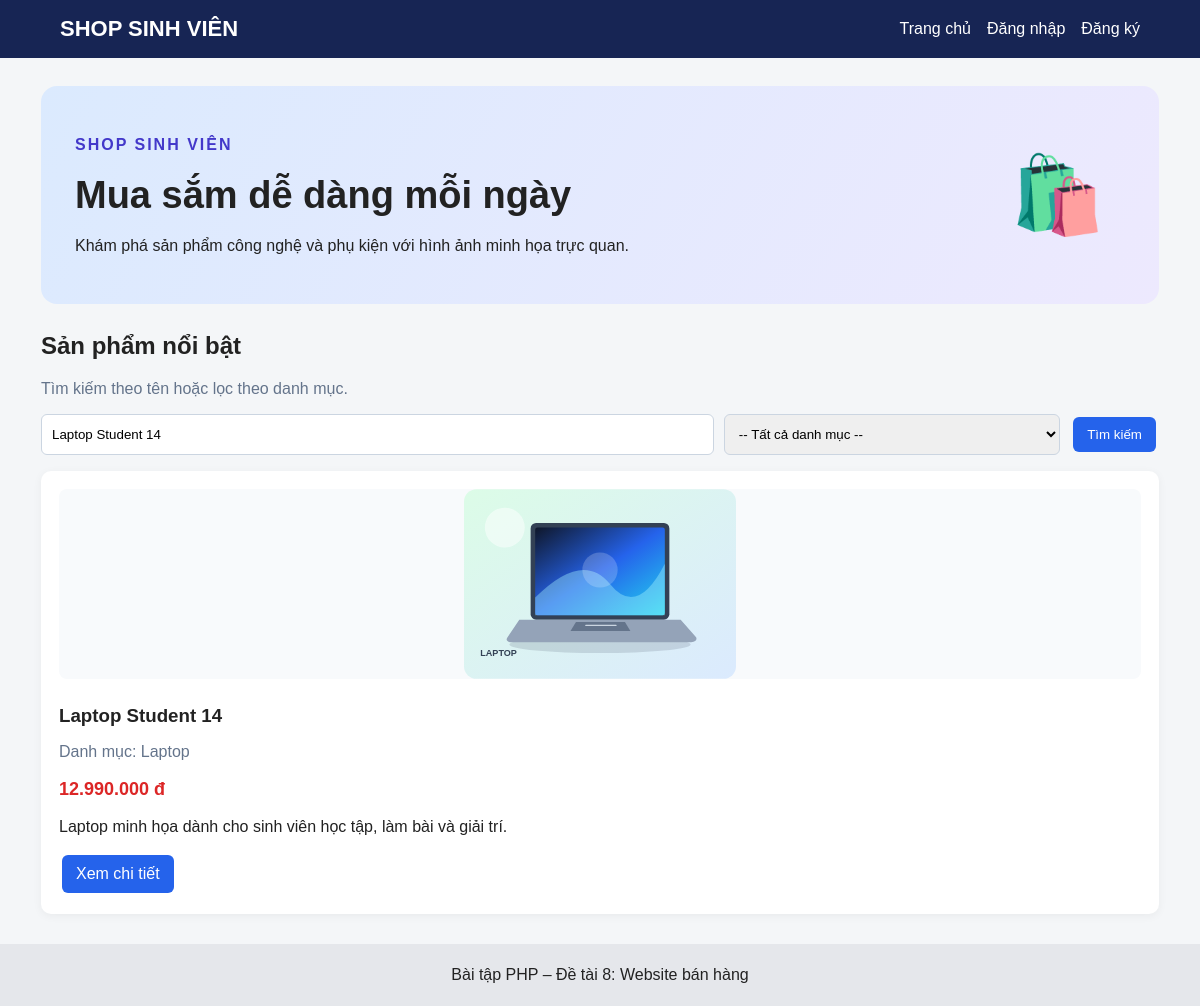
Screenshot of /index.php?keyword=Laptop Student 14 with the database file from the repository.
### tables this page shows
CREATE TABLE IF NOT EXISTS products (
 id INT AUTO_INCREMENT PRIMARY KEY,
 name VARCHAR(200) NOT NULL,
 description TEXT,
 price DECIMAL(12,2) NOT NULL DEFAULT 0,
 image VARCHAR(255) DEFAULT '',
 category_id INT NOT NULL,
 created_at TIMESTAMP DEFAULT CURRENT_TIMESTAMP,
 FOREIGN KEY (category_id) REFERENCES categories(id) ON DELETE CASCADE
);

CREATE TABLE IF NOT EXISTS categories (
 id INT AUTO_INCREMENT PRIMARY KEY,
 name VARCHAR(100) NOT NULL
);

### index.php (the view, shortened to what this page needs)
<?php
require_once __DIR__ . '/config/database.php';
require_once __DIR__ . '/includes/header.php';
$sql = "SELECT p.*, c.name AS category_name FROM products p JOIN categories c ON p.category_id=c.id WHERE 1=1";
$params = [];
if (!empty($_GET['keyword'])) { $sql .= " AND p.name LIKE ?"; $params[] = '%' . trim($_GET['keyword']) . '%'; }
$sql .= " ORDER BY p.id DESC";
$stmt = $conn->prepare($sql); $stmt->execute($params); $products = $stmt->fetchAll();
?>
<section class="hero"><div><p class="eyebrow">SHOP SINH VIÊN</p><h1>Mua sắm dễ dàng mỗi ngày</h1><p>Khám phá sản phẩm công nghệ và phụ kiện với hình ảnh minh họa trực quan.</p></div><div class="hero-icon">🛍️</div></section><h2>Sản phẩm nổi bật</h2><p class="muted">Tìm kiếm theo tên hoặc lọc theo danh mục.</p>
<form class="search" method="get"><input type="text" name="keyword" placeholder="Nhập tên sản phẩm..." value="<?= htmlspecialchars($_GET['keyword'] ?? '') ?>"><select name="category_id"><option value="">-- Tất cả danh mục --</option></select><button class="btn" type="submit">Tìm kiếm</button></form>
<div class="products"><?php if (!$products): ?><p>Không tìm thấy sản phẩm phù hợp.</p><?php endif; ?><?php foreach ($products as $p): ?><article class="product"><img class="product-image" src="<?= htmlspecialchars($p['image'] ?: 'assets/images/phone.svg') ?>" alt="<?= htmlspecialchars($p['name']) ?>" onerror="this.onerror=null;this.src='assets/images/phone.svg'"><h3><?= htmlspecialchars($p['name']) ?></h3><p class="muted">Danh mục: <?= htmlspecialchars($p['category_name']) ?></p><p class="price"><?= number_format($p['price'], 0, ',', '.') ?> đ</p><p><?= nl2br(htmlspecialchars($p['description'] ?? '')) ?></p><a class="btn" href="product.php?id=<?= $p['id'] ?>">Xem chi tiết</a></article><?php endforeach; ?></div>
<?php require_once __DIR__ . '/includes/footer.php'; ?>

### assets/style.css (style rules this page uses)
* { box-sizing:border-box }
body { margin:0;font-family:Arial,sans-serif;background:#f4f6f8;color:#222 }
.form-box input,.form-box textarea,.form-box select,.search input,.search select { width:100%;padding:10px;border:1px solid #cbd5e1;border-radius:6px }
.btn { display:inline-block;border:0;border-radius:6px;padding:10px 14px;background:#2563eb;color:white;text-decoration:none;cursor:pointer;margin:3px }
.search { display:grid;grid-template-columns:2fr 1fr auto;gap:10px;margin:16px 0 }
.products { display:grid;grid-template-columns:repeat(auto-fit,minmax(220px,1fr));gap:18px }
.product { background:white;border-radius:10px;padding:18px;box-shadow:0 2px 10px #0000000d }
.product-image { width:100%;height:190px;object-fit:contain;background:#f8fafc;border-radius:8px;margin-bottom:12px }
.hero { display:flex;align-items:center;justify-content:space-between;gap:20px;padding:30px 34px;border-radius:16px;background:linear-gradient(120deg,#dbeafe,#ede9fe);margin-bottom:28px }
.hero h1 { font-size:clamp(26px,4vw,38px);margin:8px 0 }
.hero p { max-width:620px;line-height:1.6 }
.eyebrow { font-weight:bold;letter-spacing:2px;color:#4338ca }
.hero-icon { font-size:76px;padding:20px }
.product h3 { margin:10px 0 }
.product { transition:transform .2s,box-shadow .2s }
.price { font-weight:bold;color:#dc2626;font-size:18px }
.muted { color:#64748b }

### rows the page displays
products: image (picture), name "Laptop Student 14", category.name "Laptop", price "12.990.000", description "Laptop minh họa dành cho sinh viên học tập, làm bài và giải trí."
